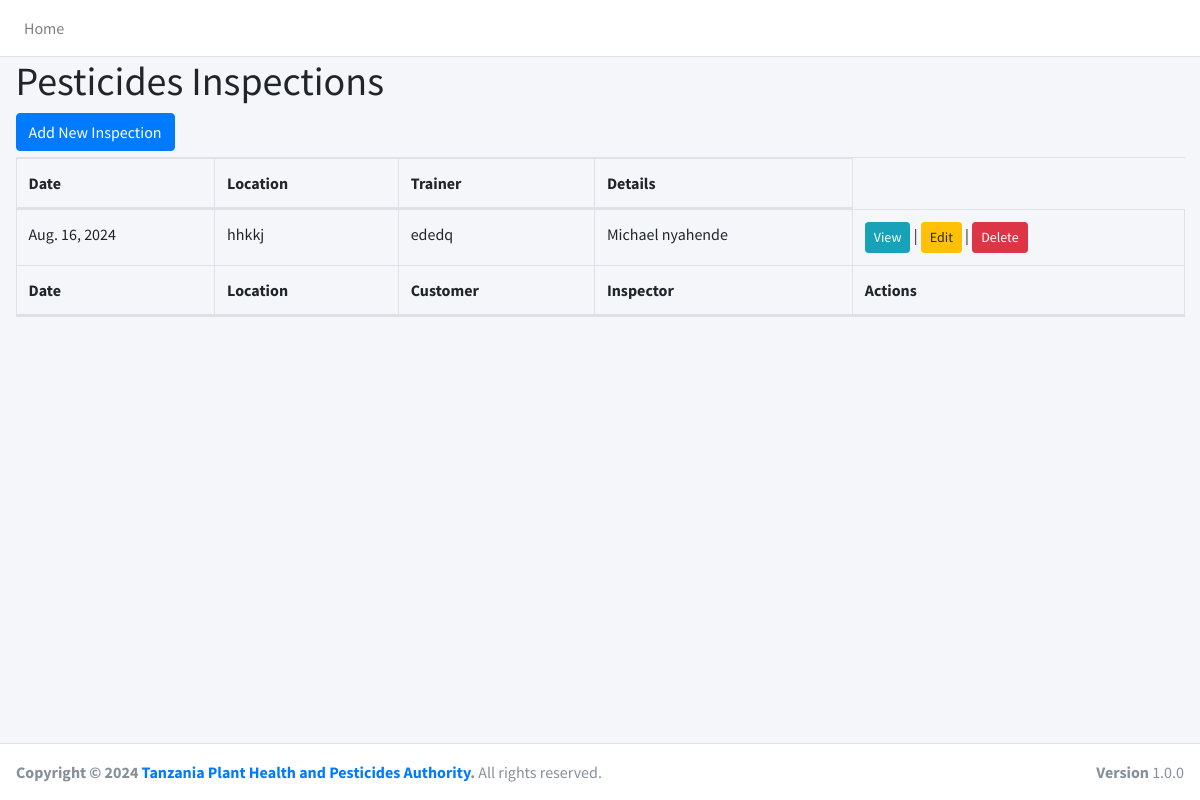
The app's page /PesticideInspection/ with its own data.
### PesticideInspection/models.py (models this page shows, shortened)
class PesticideInspection(models.Model):
    inspection_date = models.DateField(default=timezone.now)
    inspection_time = models.TimeField(default=timezone.now)
    location = models.CharField(max_length=255)
    inspector_name = models.CharField(max_length=100)
    seller_name = models.CharField(max_length=100)
    license_number = models.CharField(max_length=50)
    license_expiry_date = models.DateField()
    contact_information = models.CharField(max_length=255)
    product_list = models.TextField()
    violations_detected = models.TextField(blank=True)
    non_compliant_products = models.TextField(blank=True)
    corrective_actions_required = models.TextField(blank=True)
    follow_up_inspection_needed = models.BooleanField(default=False)
    follow_up_date = models.DateField(null=True, blank=True)
    penalties_issued = models.TextField(blank=True)
    photographic_evidence = models.ImageField(upload_to='inspection_photos/', blank=True, null=True)
    challenges_encountered = models.TextField(blank=True)
    additional_notes = models.TextField(blank=True)
    recommendations_for_improvement = models.TextField(blank=True)

### PesticideInspection/views.py (the view)
# urls.py: path('', views.pesticide_inspection_list, name='pesticide_inspection_list'),
def pesticide_inspection_list(request):
    inspections = PesticideInspection.objects.all()
    return render(request, 'PesticideInspection/pesticide_inspection_list.html', {'inspections': inspections})

### PesticideInspection/Templates/PesticideInspection/pesticide_inspection_list.html (shortened to what this page needs)
{% extends 'Meetings/base.html' %}
{% block content %}
  <h1>Pesticides Inspections</h1>
  <a href="{% url 'pesticide_inspection_create' %}" class="btn btn-primary">Add New Inspection</a>
  <table class="table table-bordered" id="inspection_list">
    <thead>
      <tr>
        <th>Date</th>
        <th>Location</th>
        <th>Trainer</th>
        <th>Details</th>
    </tr>
    </thead>
    <tbody>
        {% for inspection in inspections %}
        <tr>
            <td>{{ inspection.inspection_date }}</td>
            <td>{{ inspection.location }}</td>
            <td>{{ inspection.seller_name }}</td>
            <td>{{ inspection.inspector_name }}</td>
            <td>
                <a href="{% url 'pesticide_inspection_detail' inspection.id %}" class="btn btn-info btn-sm">View</a> |
                <a href="{% url 'pesticide_inspection_update' inspection.id %}" class="btn btn-warning btn-sm">Edit</a> |
                <a href="{% url 'pesticide_inspection_delete' inspection.id %}" class="btn btn-danger btn-sm">Delete</a>
            </td>
        </tr>
        {% endfor %}
    </tbody>
    <thead>
      <tr>
        <th>Date</th>
        <th>Location</th>
        <th>Customer </th>
        <th>Inspector</th>
        <th>Actions</th>
      </tr>
    </thead>
  </table>
{% endblock %}

### records on screen
PesticideInspection: inspection_date "Aug. 16, 2024", location "hhkkj", seller_name "ededq", inspector_name "Michael nyahende"
